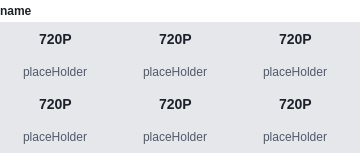
<?xml version="1.0" encoding="UTF-8"?>
<ui version="4.0">
 <class>realTimeDataUnit</class>
 <widget class="QWidget" name="realTimeDataUnit">
  <property name="geometry">
   <rect>
    <x>0</x>
    <y>0</y>
    <width>360</width>
    <height>153</height>
   </rect>
  </property>
  <property name="maximumSize">
   <size>
    <width>360</width>
    <height>158</height>
   </size>
  </property>
  <property name="windowTitle">
   <string>Form</string>
  </property>
  <property name="styleSheet">
   <string notr="true">#realTimeDataUnit{
border-radius: 2px;
}


#labelValue_1,#labelValue_2,#labelValue_3,#labelValue_4,#labelValue_5,#labelValue_6{
position: absolute;
width: 36px;
height: 22px;
left: 582px;
top: 282px;

font-family: 'Inter';
font-style: normal;
font-weight: 700;
font-size: 14px;
line-height: 22px;
text-align: center;
color: #1D2129;

opacity: 0.8;
}

#labelText_1,#labelText_2,#labelText_3,#labelText_4,#labelText_5,#labelText_6{
position: absolute;
width: 24px;
height: 22px;
left: 588px;
top: 370px;

font-family: 'Inter';
font-style: normal;
font-weight: 400;
font-size: 12px;
line-height: 22px;
text-align: center;
color: #4E5969;

opacity: 0.8;
}

#userName{
position: absolute;
width: 72px;
height: 22px;
left: 540px;
top: 243px;

font-family: 'Inter';
font-style: normal;
font-weight: 500;
font-size: 12px;
line-height: 22px;
text-align: center;
color: #1D2129;
background: #FFFFFF;
}</string>
  </property>
  <layout class="QVBoxLayout" name="verticalLayout">
   <property name="spacing">
    <number>0</number>
   </property>
   <property name="leftMargin">
    <number>0</number>
   </property>
   <property name="topMargin">
    <number>0</number>
   </property>
   <property name="rightMargin">
    <number>0</number>
   </property>
   <property name="bottomMargin">
    <number>0</number>
   </property>
   <item>
    <widget class="QLabel" name="userName">
     <property name="minimumSize">
      <size>
       <width>0</width>
       <height>22</height>
      </size>
     </property>
     <property name="maximumSize">
      <size>
       <width>16777215</width>
       <height>22</height>
      </size>
     </property>
     <property name="text">
      <string>name</string>
     </property>
    </widget>
   </item>
   <item>
    <widget class="QWidget" name="gridWidget" native="true">
     <property name="styleSheet">
      <string notr="true">background-color: #E6E7EB;</string>
     </property>
     <layout class="QGridLayout" name="gridLayout">
      <property name="leftMargin">
       <number>0</number>
      </property>
      <property name="topMargin">
       <number>0</number>
      </property>
      <property name="rightMargin">
       <number>0</number>
      </property>
      <property name="bottomMargin">
       <number>0</number>
      </property>
      <property name="spacing">
       <number>0</number>
      </property>
      <item row="0" column="0">
       <widget class="QWidget" name="widget" native="true">
        <property name="minimumSize">
         <size>
          <width>120</width>
          <height>64</height>
         </size>
        </property>
        <property name="maximumSize">
         <size>
          <width>120</width>
          <height>64</height>
         </size>
        </property>
        <layout class="QVBoxLayout" name="verticalLayout_2">
         <property name="spacing">
          <number>2</number>
         </property>
         <property name="leftMargin">
          <number>0</number>
         </property>
         <property name="topMargin">
          <number>0</number>
         </property>
         <property name="bottomMargin">
          <number>0</number>
         </property>
         <item alignment="Qt::AlignHCenter">
          <widget class="QLabel" name="labelValue_1">
           <property name="text">
            <string>720P</string>
           </property>
          </widget>
         </item>
         <item alignment="Qt::AlignHCenter">
          <widget class="QLabel" name="labelText_1">
           <property name="text">
            <string>placeHolder</string>
           </property>
          </widget>
         </item>
        </layout>
       </widget>
      </item>
      <item row="0" column="1">
       <widget class="QWidget" name="widget_2" native="true">
        <property name="minimumSize">
         <size>
          <width>120</width>
          <height>64</height>
         </size>
        </property>
        <property name="maximumSize">
         <size>
          <width>120</width>
          <height>64</height>
         </size>
        </property>
        <layout class="QVBoxLayout" name="verticalLayout_3">
         <property name="spacing">
          <number>2</number>
         </property>
         <property name="leftMargin">
          <number>0</number>
         </property>
         <property name="topMargin">
          <number>0</number>
         </property>
         <property name="bottomMargin">
          <number>0</number>
         </property>
         <item alignment="Qt::AlignHCenter">
          <widget class="QLabel" name="labelValue_2">
           <property name="text">
            <string>720P</string>
           </property>
          </widget>
         </item>
         <item alignment="Qt::AlignHCenter">
          <widget class="QLabel" name="labelText_2">
           <property name="text">
            <string>placeHolder</string>
           </property>
          </widget>
         </item>
        </layout>
       </widget>
      </item>
      <item row="0" column="2">
       <widget class="QWidget" name="widget_3" native="true">
        <property name="minimumSize">
         <size>
          <width>120</width>
          <height>64</height>
         </size>
        </property>
        <property name="maximumSize">
         <size>
          <width>120</width>
          <height>64</height>
         </size>
        </property>
        <layout class="QVBoxLayout" name="verticalLayout_4">
         <property name="spacing">
          <number>2</number>
         </property>
         <property name="leftMargin">
          <number>0</number>
         </property>
         <property name="topMargin">
          <number>0</number>
         </property>
         <property name="bottomMargin">
          <number>0</number>
         </property>
         <item alignment="Qt::AlignHCenter">
          <widget class="QLabel" name="labelValue_3">
           <property name="text">
            <string>720P</string>
           </property>
          </widget>
         </item>
         <item alignment="Qt::AlignHCenter">
          <widget class="QLabel" name="labelText_3">
           <property name="text">
            <string>placeHolder</string>
           </property>
          </widget>
         </item>
        </layout>
       </widget>
      </item>
      <item row="1" column="0">
       <widget class="QWidget" name="widget_4" native="true">
        <property name="minimumSize">
         <size>
          <width>120</width>
          <height>64</height>
         </size>
        </property>
        <property name="maximumSize">
         <size>
          <width>120</width>
          <height>64</height>
         </size>
        </property>
        <layout class="QVBoxLayout" name="verticalLayout_5">
         <property name="spacing">
          <number>2</number>
         </property>
         <property name="leftMargin">
          <number>0</number>
         </property>
         <property name="topMargin">
          <number>0</number>
         </property>
         <property name="bottomMargin">
          <number>0</number>
         </property>
         <item alignment="Qt::AlignHCenter">
          <widget class="QLabel" name="labelValue_4">
           <property name="text">
            <string>720P</string>
           </property>
          </widget>
         </item>
         <item alignment="Qt::AlignHCenter">
          <widget class="QLabel" name="labelText_4">
           <property name="text">
            <string>placeHolder</string>
           </property>
          </widget>
         </item>
        </layout>
       </widget>
      </item>
      <item row="1" column="1">
       <widget class="QWidget" name="widget_5" native="true">
        <property name="minimumSize">
         <size>
          <width>120</width>
          <height>64</height>
         </size>
        </property>
        <property name="maximumSize">
         <size>
          <width>120</width>
          <height>64</height>
         </size>
        </property>
        <layout class="QVBoxLayout" name="verticalLayout_6">
         <property name="spacing">
          <number>2</number>
         </property>
         <property name="leftMargin">
          <number>0</number>
         </property>
         <property name="topMargin">
          <number>0</number>
         </property>
         <property name="bottomMargin">
          <number>0</number>
         </property>
         <item alignment="Qt::AlignHCenter">
          <widget class="QLabel" name="labelValue_5">
           <property name="text">
            <string>720P</string>
           </property>
          </widget>
         </item>
         <item alignment="Qt::AlignHCenter">
          <widget class="QLabel" name="labelText_5">
           <property name="text">
            <string>placeHolder</string>
           </property>
          </widget>
         </item>
        </layout>
       </widget>
      </item>
      <item row="1" column="2">
       <widget class="QWidget" name="widget_6" native="true">
        <property name="minimumSize">
         <size>
          <width>120</width>
          <height>64</height>
         </size>
        </property>
        <property name="maximumSize">
         <size>
          <width>120</width>
          <height>64</height>
         </size>
        </property>
        <layout class="QVBoxLayout" name="verticalLayout_7">
         <property name="spacing">
          <number>2</number>
         </property>
         <property name="leftMargin">
          <number>0</number>
         </property>
         <property name="topMargin">
          <number>0</number>
         </property>
         <property name="bottomMargin">
          <number>0</number>
         </property>
         <item alignment="Qt::AlignHCenter">
          <widget class="QLabel" name="labelValue_6">
           <property name="text">
            <string>720P</string>
           </property>
          </widget>
         </item>
         <item alignment="Qt::AlignHCenter">
          <widget class="QLabel" name="labelText_6">
           <property name="text">
            <string>placeHolder</string>
           </property>
          </widget>
         </item>
        </layout>
       </widget>
      </item>
     </layout>
    </widget>
   </item>
  </layout>
 </widget>
 <resources/>
 <connections/>
</ui>
